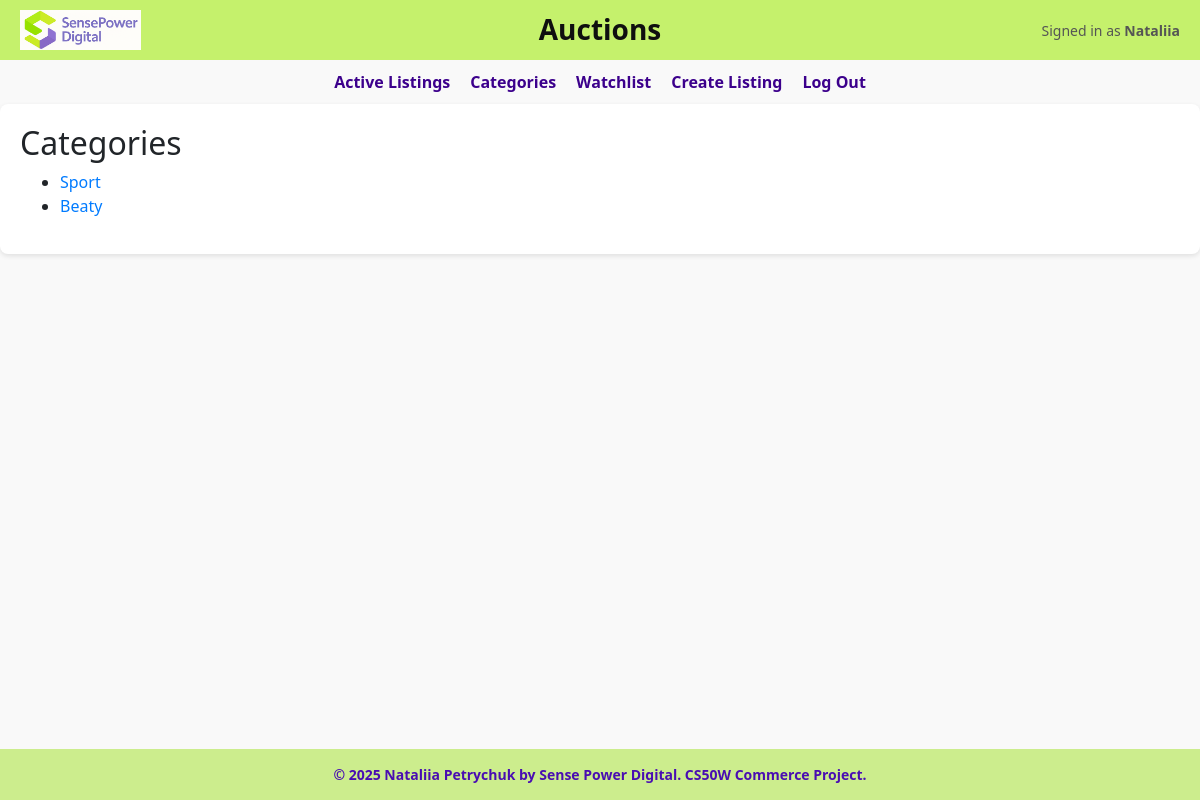
Page /categories/ (signed in) on the committed database.
### auctions/models.py (models this page shows, shortened)
class User(AbstractUser):
    watchlist = models.ManyToManyField('Listing', blank=True, related_name="watched_by")

class Category(models.Model):
    name = models.CharField(max_length=64)

### auctions/views.py (the view)
# urls.py: path("categories/", views.categories, name="categories"),
def categories(request):
    all_categories = Category.objects.all()
    return render(request, "auctions/categories.html", {
        "categories": all_categories
    })

### auctions/templates/auctions/categories.html
{% extends "auctions/layout.html" %}
{% block body %}
<h2>Categories</h2>
<ul>
    {% for category in categories %}
        <li><a href="{% url 'category_listings' category.id %}">{{ category.name }}</a></li>
    {% endfor %}
</ul>
{% endblock %}

### auctions/templates/auctions/layout.html (shortened to what this page needs)
{% load static %}
<!DOCTYPE html>
<html lang="en">
    <head>
        <link rel="stylesheet" href="https://stackpath.bootstrapcdn.com/bootstrap/4.4.1/css/bootstrap.min.css">
        <link href="https://cdn.jsdelivr.net/npm/bootstrap-icons@1.10.5/font/bootstrap-icons.css" rel="stylesheet">
        <link href="{% static 'auctions/styles.css' %}" rel="stylesheet">
    </head>
    <div class="wrapper">
        <body>
            <header class="header-bar d-flex align-items-center justify-content-between">
                <div class="header-left d-flex align-items-center">
                    <img src="{% static 'auctions/logo_sense.png' %}" class="logo" alt="Logo">
                </div>
                <div class="header-center">
                    <h1 class="site-title mb-0">Auctions</h1>
                </div>
                <div class="header-right">
                    {% if user.is_authenticated %}
                        <p class="welcome-msg mb-0">Signed in as <strong>{{ user.username }}</strong></p>
                    {% endif %}
                </div>
            </header>
            <nav class="nav-bar">
                <a href="{% url 'index' %}">Active Listings</a>
                <a href="{% url 'categories' %}">Categories</a>
                {% if user.is_authenticated %}
                    <a href="{% url 'watchlist' %}">Watchlist</a>
                    <a href="{% url 'create' %}">Create Listing</a>
                {% endif %}
                {% if user.is_authenticated %}
                    <a href="{% url 'logout' %}">Log Out</a>
                {% else %}
                    <a href="{% url 'login' %}">Log In</a>
                {% endif %}
            </nav>
            <main class="container">
                {% block body %}
                {% endblock %}
            </main>
            <footer>
                &copy; 2025 Nataliia Petrychuk by Sense Power Digital. CS50W Commerce Project.
            </footer>
        </body>
    </div>
</html>

### auctions/static/auctions/styles.css (style rules this page uses)
html { height: 100%; margin: 0; padding: 0; }
.wrapper { display: flex; flex-direction: column; min-height: 100vh; }
body { font-family: 'Segoe UI', Tahoma, Geneva, Verdana, sans-serif; background: #f9f9f9; margin: 0; }
.header-bar { background-color: #c5f16c; padding: 10px 20px; display: flex; align-items: center; justify-content: space-between; position: relative; }
.header-left { flex: 1; }
.header-center { position: absolute; left: 50%; transform: translateX(-50%); text-align: center; }
.header-right { flex: 1; text-align: right; }
.logo { height: 40px; }
.site-title { font-size: 28px; font-weight: bold; color: #0f0f0f; margin: 0; }
.welcome-msg { font-size: 14px; color: #555; margin: 0; }
footer { text-align: center; font-size: 14px; font-weight: 700; color: #490db2; padding: 15px 0; background-color: #cced8d; margin-top: 10px; }
.nav-bar { background-color: transparent; display: flex; justify-content: center; gap: 20px; font-weight: bold; margin-top: 10px; }
.nav-bar a { color: #3c008c; text-decoration: none; transition: 0.3s; }
.container { padding: 20px; max-width: 1200px; margin: auto; margin-top: 10px; background: white; box-shadow: 0 2px 5px rgba(0,0,0,0.1); border-radius: 8px; }

### rows in the picture
User: username "Nataliia"
Category: name "Sport"
Category: name "Beaty"
